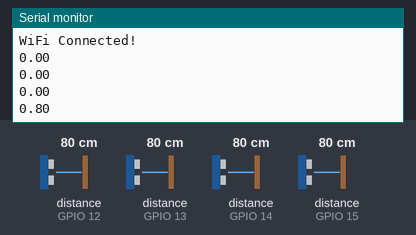
Bench run of a sketch on a simulated ESP8266 (NodeMCU). Parts: the last lines printed to the serial monitor. The test bench sets the inputs (shaded band); at power-on: distance to the obstacle (sensors on GPIO 14, GPIO 12, GPIO 13, GPIO 15) 80 cm. WiFi joins after 1.5 s; servers stay silent unless stated.

Above: at 4.7 s.
4.8 s: distance to the obstacle (sensor on GPIO 14) set to 2 cm
At 5.0 s:
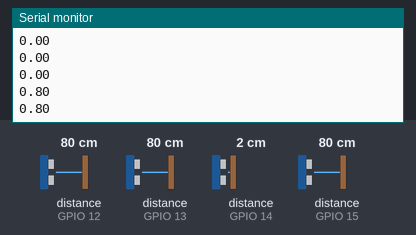
6.3 s: distance to the obstacle (sensor on GPIO 12) set to 2 cm
At 6.33 s:
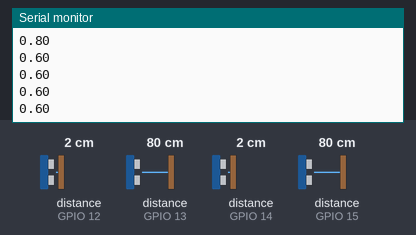
7.8 s: distance to the obstacle (sensor on GPIO 13) set to 2 cm
At 7.91 s:
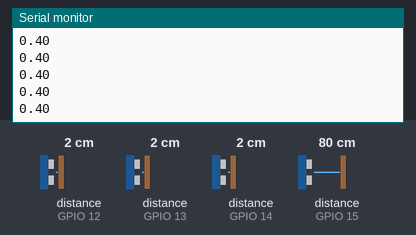
Timing chart, 0 to 10.8 s (numbered marks = the images above; inputs shaded):
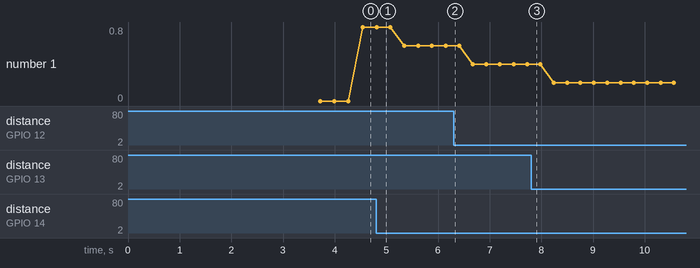

Measured:
- plotted number 1: 0.8 → 0.6 after the input at 4.8 s, 0.6 → 0.4 after the input at 6.3 s, 0.4 → 0.2 after the input at 7.8 s

The sketch:

TronTunnel.ino
```cpp
// (licence header left out)
#include "ESP8266WiFi.h"
#include "ESP8266WiFiGeneric.h"
#include "ESP8266WifiAP.h"
#include "WiFiUDP.h"
#include "NewPing.h"

extern "C" {
  #include "c_types.h"
  #include "ets_sys.h"
  #include "os_type.h"
  #include "osapi.h"
  #include "mem.h"
  #include "user_interface.h"
}

// Credentials for this Access Point (AP).
const char* ssid = "tron-tunnel";
const char* password = "tq9Zjk23";
const int udpPort = 4210;
IPAddress multicast_ip_addr(239, 255, 255, 250);

IPAddress masterIP(192,168,0,10);
IPAddress gateway(192, 168, 1, 1); // set gateway to match your network
IPAddress subnet(255, 255, 255, 0); // set subnet mask to match your


// Smoothing array for cleaning noise in ultrasonic measurements.
#define SMOOTH_SIZE 5
typedef struct {
  NewPing sonar;

  int smooth[SMOOTH_SIZE];
  int smoothSum;
  int s;
} Tripwire;

int smooth(Tripwire *sm, int v) {
  sm->smoothSum = sm->smoothSum - sm->smooth[sm->s];
  sm->smooth[sm->s] = v;
  sm->smoothSum = sm->smoothSum + sm->smooth[sm->s];
  sm->s = (sm->s + 1) % SMOOTH_SIZE;

  return (sm->smoothSum/SMOOTH_SIZE);
}

// Underlying hardware.
#define NUM_TRIP_WIRES 4
#define COOLDOWN 1000
#define TRIP_UPPER 120
#define TRIP_LOWER 60
WiFiUDP udp;
Tripwire trap[NUM_TRIP_WIRES] = {
  {NewPing(2, 15, 140), {0}, 0, 0},
  {NewPing(0, 13, 140), {0}, 0, 0},
  {NewPing(4, 12, 140), {0}, 0, 0},
  {NewPing(5, 14, 140), {0}, 0, 0}
};

// Sensor state.
float currentPos;
unsigned long lastTrip;

void setup() {
  delay(2000);  // Give the sensor / master ESP8266 a couple of seconds head start.
  Serial.begin(9600);

  // Added to prevent having to power cycle after upload.
  WiFi.disconnect();

  // Connect to the Access Point / sensor / master ESP8266.
  WiFi.mode(WIFI_STA);
  WiFi.begin(ssid, password);
  WiFi.config(masterIP, gateway, subnet);
  while (WiFi.status() != WL_CONNECTED) {
    delay(500);
    Serial.print(".");
  }

  Serial.println("");
  Serial.println("WiFi Connected!");

  udp.begin(udpPort);

  currentPos = 0.0;
  lastTrip = millis();
}

void loop() {
  //for (int i = (NUM_TRIP_WIRES - 1); i >= 0; i--) {
  for (int i = 0; i < NUM_TRIP_WIRES; i++) {
    int uS = trap[i].sonar.ping();
    int cm = smooth(&trap[i], (uS / US_ROUNDTRIP_CM));

    if (cm > TRIP_LOWER && cm < TRIP_UPPER) {
      currentPos = (i + 1) / (float) (NUM_TRIP_WIRES + 1);
      lastTrip = millis();
      //break;
    }

    // if (i == 3) {
    //   Serial.print("s");
    //   Serial.print(i);
    //   Serial.print("=");
    //   Serial.println(cm);
    // }

    delay(50);
  }

  // If we haven't detected any trips in a long while, drop
  // back down to zero.
  if ((millis() - lastTrip) > COOLDOWN) {
    currentPos = 0.0;
  }

  Serial.println(currentPos);

  udp.beginPacketMulticast(multicast_ip_addr, udpPort, WiFi.localIP());
  char buffer[255];
  String(currentPos).toCharArray(buffer, 255);
  udp.write(buffer);
  udp.endPacket();
  delay(50);
}
```
